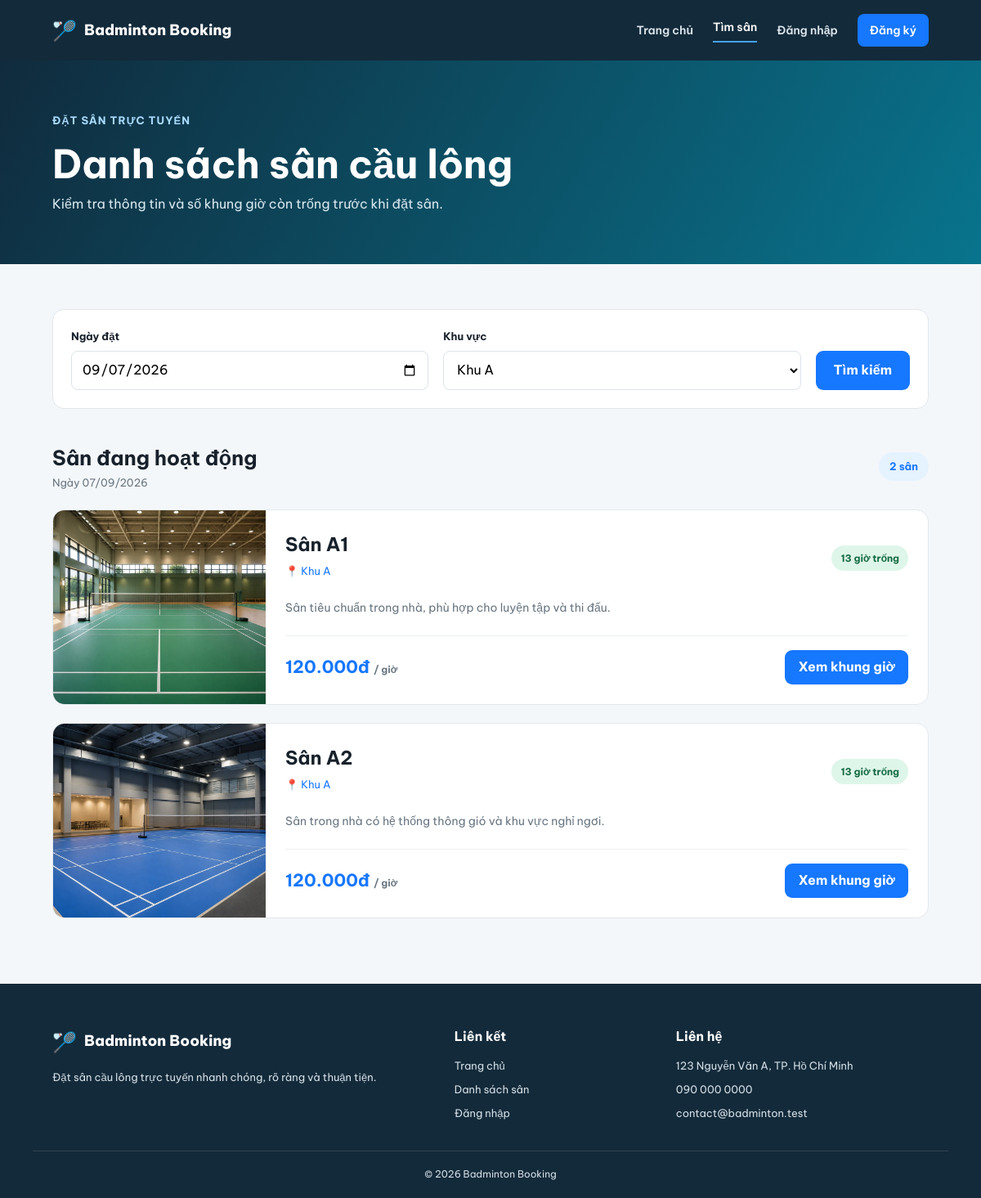
Page /courts/index.php?location=Khu A on the committed database.
### tables this page shows
CREATE TABLE courts (
    court_id INT UNSIGNED AUTO_INCREMENT PRIMARY KEY,
    court_name VARCHAR(100) NOT NULL,
    location VARCHAR(150) NOT NULL,
    description TEXT NULL,
    price_per_hour DECIMAL(10, 2) UNSIGNED NOT NULL,
    image_path VARCHAR(255) NULL,
    status ENUM('active', 'maintenance', 'inactive') NOT NULL DEFAULT 'active',
    created_at TIMESTAMP NOT NULL DEFAULT CURRENT_TIMESTAMP,
    updated_at TIMESTAMP NOT NULL DEFAULT CURRENT_TIMESTAMP ON UPDATE CURRENT_TIMESTAMP
);

### includes/functions.php (called while the page is built, shortened)
<?php
function e(mixed $value): string
{
    return htmlspecialchars((string) $value, ENT_QUOTES, 'UTF-8');
}
function url(string $path = ''): string
{
    return BASE_URL . ltrim($path, '/');
}
function project_image_url(?string $path): ?string
{
    $normalized_path = ltrim(str_replace('\\', '/', trim((string) $path)), '/');
    $file_path = dirname(__DIR__)
        . DIRECTORY_SEPARATOR
        . str_replace('/', DIRECTORY_SEPARATOR, $normalized_path);
    return is_file($file_path) ? url($normalized_path) : null;
}

### courts/index.php (the view, shortened to what this page needs)
<?php
require_once __DIR__ . '/../config/database.php';
require_once __DIR__ . '/../includes/functions.php';
$selected_date = $_GET['date'] ?? date('Y-m-d');
$selected_location = trim($_GET['location'] ?? '');
$location_stmt = $conn->query(
    "SELECT DISTINCT location FROM courts WHERE status = 'active' ORDER BY location"
);
$locations = $location_stmt->fetchAll(PDO::FETCH_COLUMN);
$sql = "SELECT
            c.court_id,
            c.court_name,
            c.location,
            c.description,
            c.price_per_hour,
            c.image_path,
            COUNT(ts.slot_id) AS total_slots,
            COUNT(b.booking_id) AS booked_slots
        FROM courts c
        CROSS JOIN time_slots ts
        LEFT JOIN bookings b
            ON b.court_id = c.court_id
            AND b.slot_id = ts.slot_id
            AND b.booking_date = ?
            AND b.booking_status IN ('pending', 'confirmed')
        WHERE c.status = 'active'";
$params = [$selected_date];
if ($selected_location !== '') {
    $sql .= ' AND c.location = ?';
    $params[] = $selected_location;
}
$sql .= ' GROUP BY c.court_id ORDER BY c.court_name';
$court_stmt = $conn->prepare($sql);
$court_stmt->execute($params);
$courts = $court_stmt->fetchAll();
require_once __DIR__ . '/../includes/header.php';
?>
<section class="page-banner">
    <div class="container">
        <span class="eyebrow">Đặt sân trực tuyến</span>
        <h1>Danh sách sân cầu lông</h1>
        <p>Kiểm tra thông tin và số khung giờ còn trống trước khi đặt sân.</p>
    </div>
</section>
<section class="court-list-section">
    <div class="container">
        <form class="court-filter" method="get">
            <div class="form-group">
                <label for="date">Ngày đặt</label>
                <input id="date" name="date" type="date" min="<?= date('Y-m-d') ?>" value="<?= e($selected_date) ?>" required>
            </div>
            <div class="form-group">
                <label for="location">Khu vực</label>
                <select id="location" name="location">
                    <?php foreach ($locations as $location): ?>
                        <option value="<?= e($location) ?>" <?= $selected_location === $location ? 'selected' : '' ?>>
                            <?= e($location) ?>
                        </option>
                    <?php endforeach; ?>
                </select>
            </div>
            <button class="button button-primary" type="submit">Tìm kiếm</button>
        </form>
        <div class="result-heading">
            <div>
                <h2>Sân đang hoạt động</h2>
                <p>Ngày <?= e(date('d/m/Y', strtotime($selected_date))) ?></p>
            </div>
            <strong><?= count($courts) ?> sân</strong>
        </div>
        <?php if (!$courts): ?>
            <div class="empty-state">
                <span>🔎</span>
                <h2>Không tìm thấy sân</h2>
                <p>Hãy thử chọn khu vực hoặc ngày khác.</p>
            </div>
        <?php else: ?>
            <div class="court-list-grid">
                <?php foreach ($courts as $court): ?>
                    <?php
                    $available_slots = (int) $court['total_slots'] - (int) $court['booked_slots'];
                    $image_url = project_image_url($court['image_path'] ?? null);
                    ?>
                    <article class="list-court-card">
                        <div class="court-cover <?= $image_url === null ? 'court-cover-' . ((($court['court_id'] - 1) % 3) + 1) : '' ?>">
                            <?php if ($image_url !== null): ?>
                                <img src="<?= e($image_url) ?>" alt="<?= e($court['court_name']) ?>" loading="lazy">
                            <?php else: ?>
                                <span>🏸</span>
                            <?php endif; ?>
                        </div>
                        <div class="list-court-body">
                            <div class="court-name-row">
                                <div>
                                    <h2><?= e($court['court_name']) ?></h2>
                                    <p class="court-location">📍 <?= e($court['location']) ?></p>
                                </div>
                                <span class="availability <?= $available_slots === 0 ? 'full' : '' ?>">
                                    <?= $available_slots ?> giờ trống
                                </span>
                            </div>
                            <p class="court-description"><?= e($court['description']) ?></p>
                            <div class="list-court-footer">
                                <strong><?= number_format((float) $court['price_per_hour'], 0, ',', '.') ?>đ <small>/ giờ</small></strong>
                                <a class="button button-primary" href="<?= e(url('courts/detail.php?id=' . $court['court_id'] . '&date=' . $selected_date)) ?>">
                                    Xem khung giờ
                                </a>
                            </div>
                        </div>
                    </article>
                <?php endforeach; ?>
            </div>
        <?php endif; ?>
    </div>
</section>
<?php require_once __DIR__ . '/../includes/footer.php'; ?>

### assets/css/main.css (style rules this page uses)
:root { --navy: #132a3a; --blue: #1677ff; --blue-dark: #075dcc; --green: #16a085; --text: #17212b; --muted: #687681; --surface: #ffffff; --background: #f4f7fa; --border: #dce4ea; --shadow: 0 12px 35px rgba(24, 48, 67, 0.1); }
* { box-sizing: border-box; margin: 0; padding: 0; }
html { scroll-behavior: smooth; }
body { background: var(--background); color: var(--text); font-family: "Be Vietnam Pro", Arial, sans-serif; line-height: 1.6; }
a { color: inherit; text-decoration: none; }
button, input, select { font: inherit; }
.container { margin: 0 auto; max-width: 1120px; padding-left: 24px; padding-right: 24px; width: 100%; }
.eyebrow { color: #a9dbff; display: inline-block; font-size: 13px; font-weight: 700; letter-spacing: 1px; margin-bottom: 14px; text-transform: uppercase; }
.button { align-items: center; border: 0; border-radius: 9px; cursor: pointer; display: inline-flex; font-weight: 700; justify-content: center; min-height: 48px; padding: 0 22px; transition: background-color 0.2s, transform 0.2s; }
.button-primary { background: var(--blue); color: #fff; }
.form-group label { display: block; font-size: 13px; font-weight: 700; margin-bottom: 7px; }
.form-group input, .form-group select { background: #fff; border: 1px solid var(--border); border-radius: 8px; height: 48px; padding: 0 12px; width: 100%; }
.court-location { color: var(--blue); font-size: 13px; margin: 8px 0; }

### assets/css/courts.css (style rules this page uses)
.page-banner { background: linear-gradient(120deg, #102b3d, #08748d); color: #fff; padding: 60px 0; }
.page-banner h1 { font-size: clamp(32px, 5vw, 48px); line-height: 1.2; }
.page-banner p { color: #d9eaf1; margin-top: 8px; }
.court-list-section, .court-detail-section { min-height: 650px; padding: 55px 0 80px; }
.court-filter { align-items: end; background: #fff; border: 1px solid #e1e7eb; border-radius: 14px; display: grid; gap: 18px; grid-template-columns: 1fr 1fr auto; padding: 22px; }
.court-filter .button { height: 48px; }
.result-heading { align-items: center; display: flex; justify-content: space-between; margin: 40px 0 22px; }
.result-heading h2 { font-size: 25px; }
.result-heading p { color: var(--muted); font-size: 13px; }
.result-heading > strong { background: #e5f2ff; border-radius: 20px; color: var(--blue); font-size: 13px; padding: 7px 13px; }
.court-list-grid { display: grid; gap: 22px; }
.list-court-card { background: #fff; border: 1px solid #e2e8ec; border-radius: 15px; display: grid; grid-template-columns: 260px 1fr; overflow: hidden; }
.court-cover, .detail-cover { align-items: center; display: flex; justify-content: center; overflow: hidden; }
.court-cover img, .detail-cover img { height: 100%; object-fit: cover; width: 100%; }
.list-court-body { padding: 24px; }
.court-name-row, .list-court-footer { align-items: center; display: flex; justify-content: space-between; }
.court-name-row h2 { font-size: 23px; }
.court-location { color: var(--blue); font-size: 13px; margin-top: 4px; }
.availability { background: #def6e9; border-radius: 20px; color: #146a42; font-size: 12px; font-weight: 700; padding: 6px 11px; }
.court-description { color: var(--muted); font-size: 14px; margin: 15px 0 22px; }
.list-court-footer { border-top: 1px solid #edf0f2; padding-top: 17px; }
.list-court-footer strong, .detail-price { color: var(--blue); font-size: 21px; }
.list-court-footer small, .detail-price small { color: var(--muted); font-size: 12px; }
.list-court-footer .button { min-height: 42px; padding: 0 16px; }

### rows in the picture
courts: image_path (picture), court_name "Sân A1", location "Khu A", available_slots "13", description "Sân tiêu chuẩn trong nhà, phù hợp cho luyện tập và thi đấu.", price_per_hour "120.000"
courts: image_path (picture), court_name "Sân A2", location "Khu A", available_slots "13", description "Sân trong nhà có hệ thống thông gió và khu vực nghỉ ngơi.", price_per_hour "120.000"

### other values in the picture
count($courts) "2"
form field location "Khu A"
